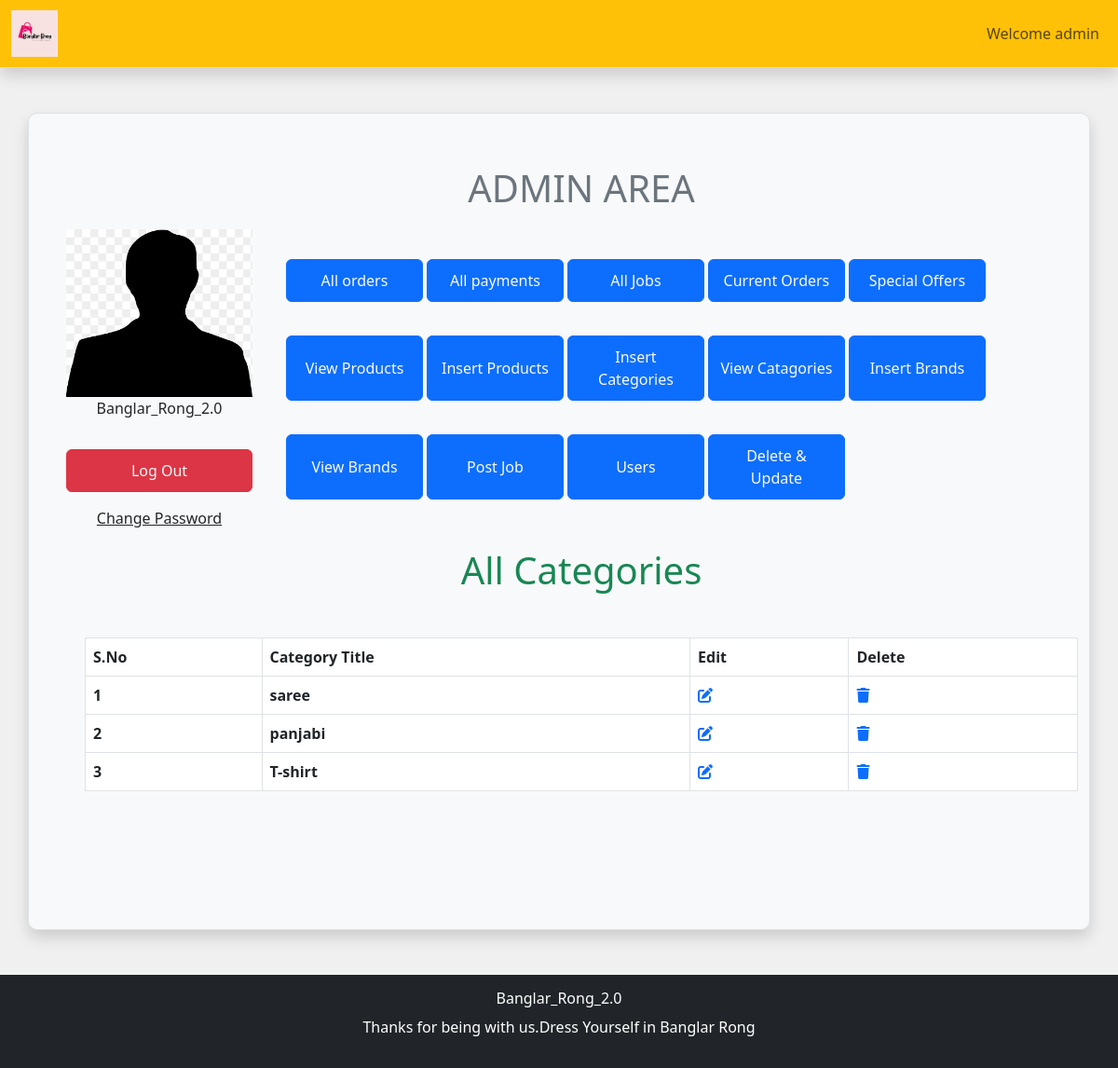
The page /admin_area/index.php?view_categories (signed in) on the database its author committed.
### tables this page shows
CREATE TABLE `categories` (
  `category_id` int(11) NOT NULL,
  `category_title` varchar(100) NOT NULL
);

### admin_area/view_categories.php (the view)
<h1 class="text-center text-success">All Categories</h1>
<table class="table table-bordered mt-5">
    <thead class="bg-secondary">
        <tr>
            <th>S.No</th>
            <th>Category Title</th>
            <th>Edit</th>
            <th>Delete</th>
        </tr>
    </thead>
    <tbody class="bg-info text-light">
    <?php
    $select_cat="Select * from `categories`";
    $result=mysqli_query($con,$select_cat);
    $number=0;
    while($row=mysqli_fetch_assoc($result)){
        $category_id=$row['category_id'];
        $category_title=$row['category_title'];
        $number++;
?>
        <tr>
            <th><?php echo $number;?></th>
            <th><?php echo $category_title;?></th>
            <td><a href='index.php?edit_category=<?php echo $category_id?>'>
            <i class='fa-solid fa-pen-to-square'></i></a></td>
            <td><a href='index.php?delete_category=<?php echo $category_id?>'>
            <i class='fa-solid fa-trash'></i></a></td>
        </tr>
        <?php
    }?>
    </tbody>
</table>

### style.css (style rules this page uses)
* { margin: 0; padding: 0; box-sizing: border-box; }

### admin_area/header.php (style rules this page uses)
body { min-height: 100vh !important; display: flex !important; flex-direction: column !important; background-color: #f0f0f0; }
table { margin-bottom: 100px !important; }

### rows shown on the page
categories: category_title "saree"
categories: category_title "panjabi"
categories: category_title "T-shirt"

### other values the page prints
$_SESSION['admin_name'] "admin"
